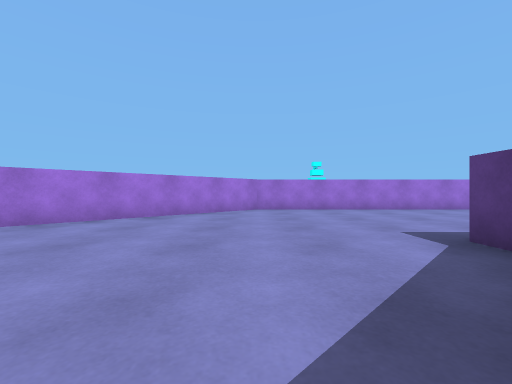
[1] (above)

21 first-person views from a walk through a scene from a Unity 3-D project. The camera is 0.58 m above the floor, looks level and sees 90° across. The floor is counted in squares, 1 m on a side. Each view is taken from the middle of a square. On the plan, view 1 faces up. The plan holds only what a view shows up to about 9 squares ahead; the rest is blank. The place goes on beyond the plan.

[2]
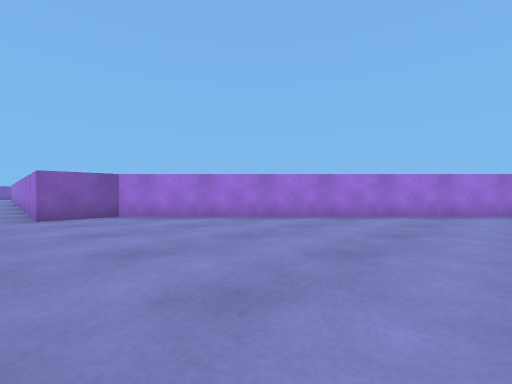

[3]
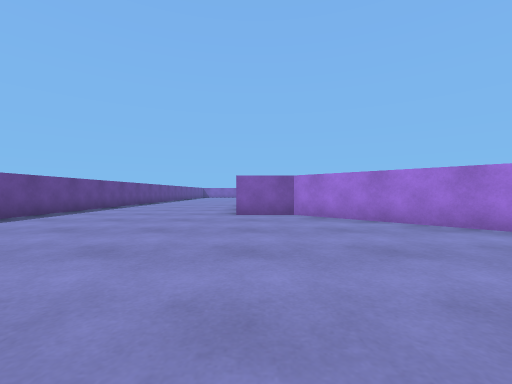

[4]
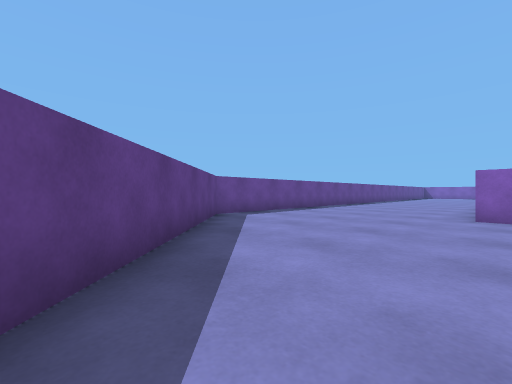

[5]
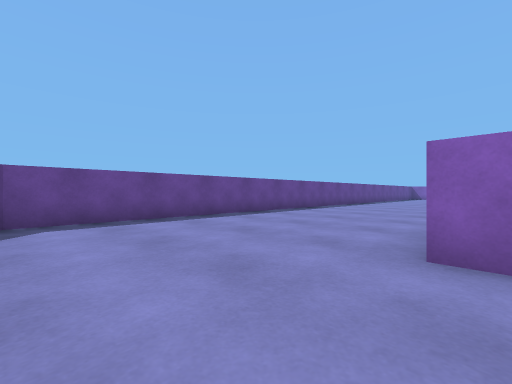

[6]
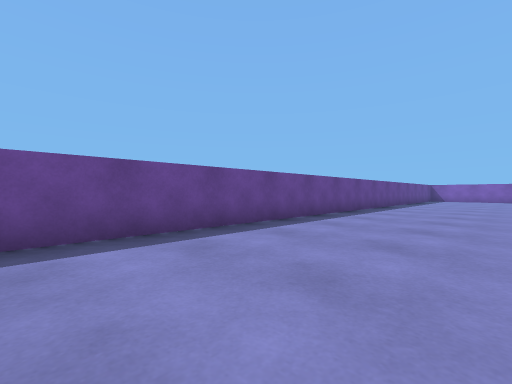

[7]
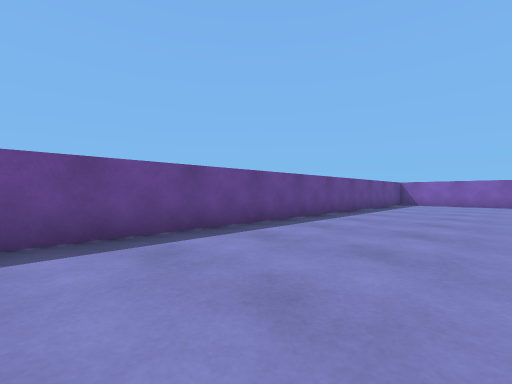

[8]
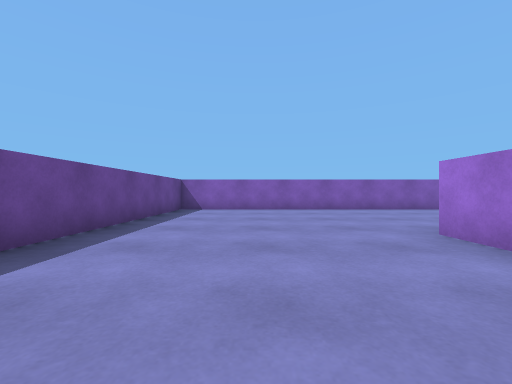

[9]
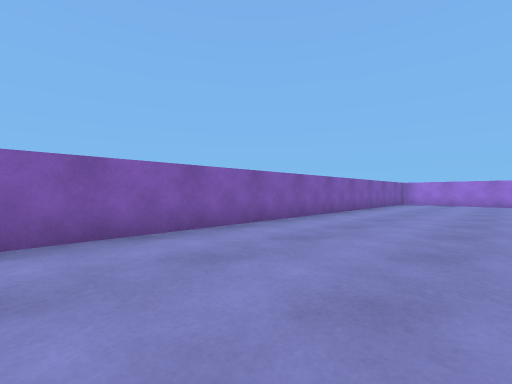

[10]
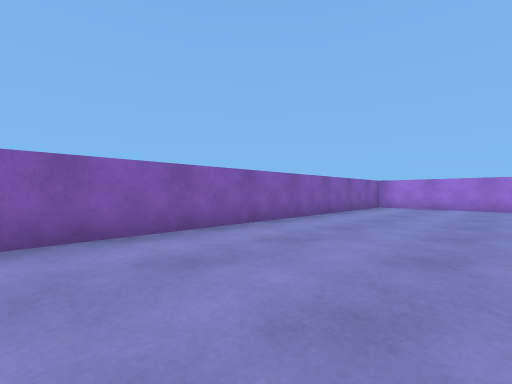

[11]
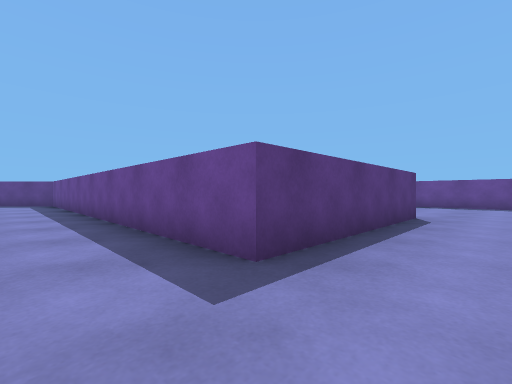

[12]
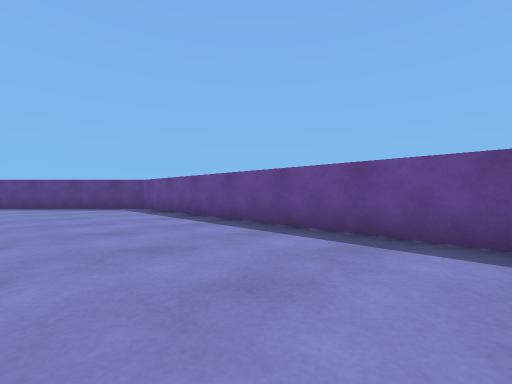

[13]
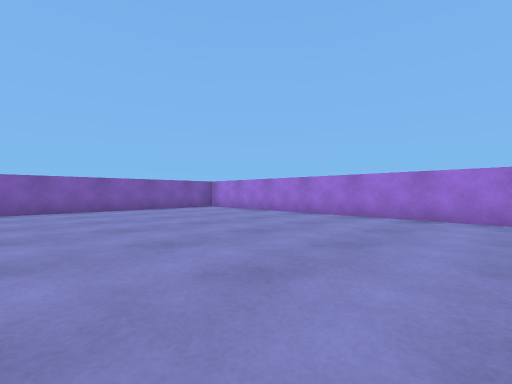

[14]
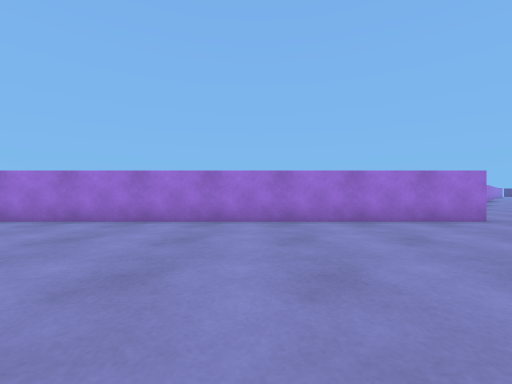

[15]
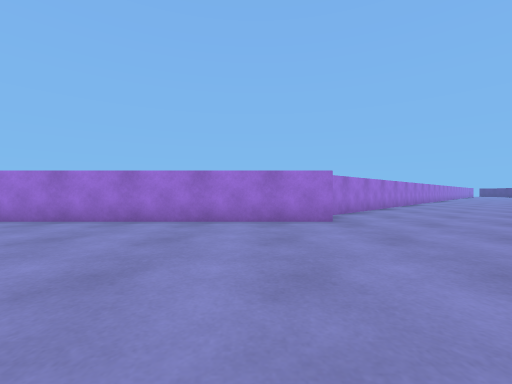

[16]
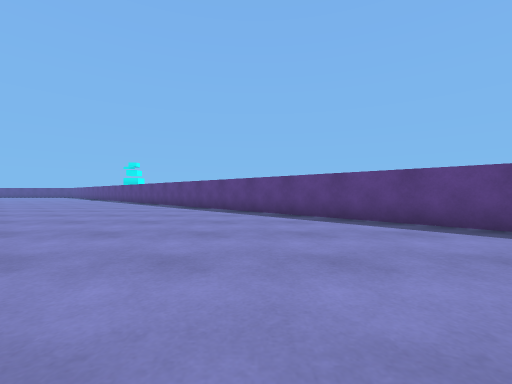

[17]
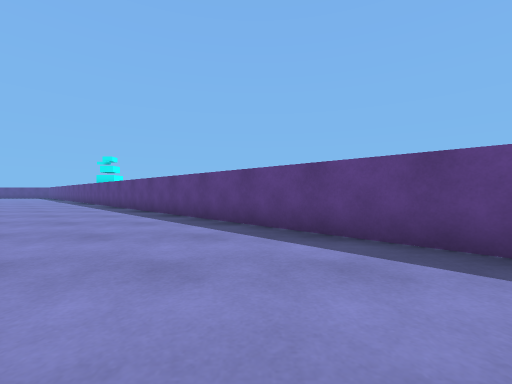

[18]
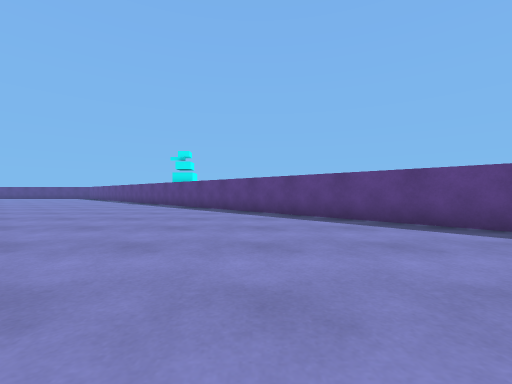

[19]
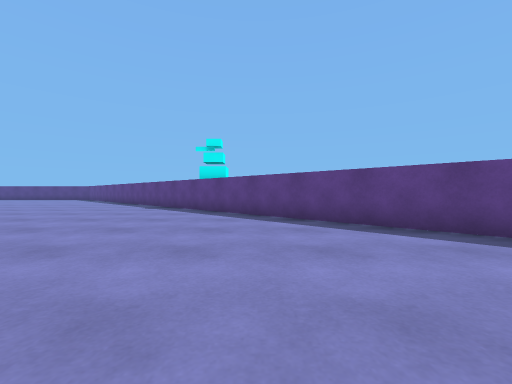

[20]
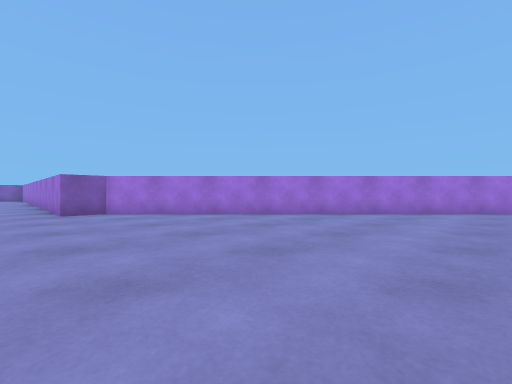

[21]
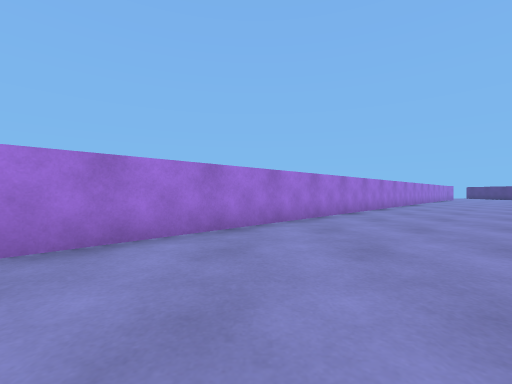

### Floor plan
Points are (right, up) in squares from view 1. A wall is a line through its corners. A room is listed if a view was taken in it or the views show most of it. See-through windows are left out.
Room 1 (views 1, 2, 3, 4, 5, 6, 7, 8, 9, 10, 11, 12, 13, 14, 15, 16, 17, 18, 19, 20, 21)
walls: (-21.5, -0.5) (-22.5, -0.5) (-22.5, 4.5) (-11, 4.5) (3, 18.6); (2.5, 2.5) (2.5, 3); (5.5, 8.5) (0, 8.5) (-7.5, 1) (-7.5, -0.5) (-13.2, -0.5); (-27.5, 12.2) (-27.5, -5.5) (-5, -5.5) (-0.9, -1.4); (-2.1, 25.4) (-13.5, 14) (-13.5, 13) (-26.8, 13)

Positions as (right, up) in squares from view 1, and headings:
1: (0, 0), facing up
2: (-1, -1), facing up-left
3: (-1, 0), facing left
4: (-1, 0), facing down-left
5: (-5, 0), facing down-left
6: (-9, -2), facing down-left
7: (-15, -2), facing down-left
8: (-19, -3), facing left
9: (-24, 0), facing up-left
10: (-24, 3), facing up-left
11: (-24, 6), facing down-right
12: (-20, 8), facing down-right
13: (-19, 7), facing up-left
14: (-18, 8), facing up
15: (-15, 8), facing up
16: (-14, 9), facing right
17: (-11, 9), facing right
18: (-9, 14), facing right
19: (-6, 16), facing right
20: (-6, 12), facing up-left
21: (-6, 17), facing up
